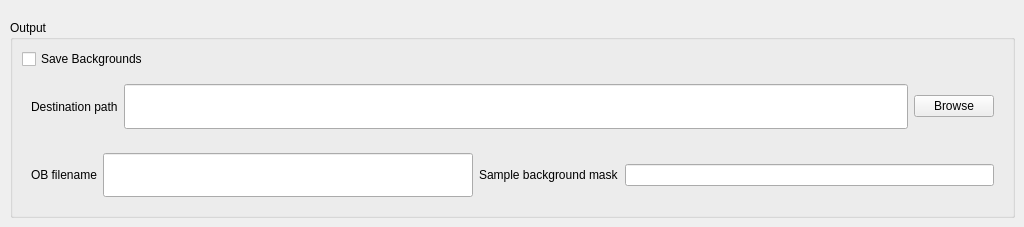
     <widget class="QWidget" name="tab_3">
      <attribute name="title">
       <string>Output</string>
      </attribute>
      <widget class="QGroupBox" name="groupBox_9">
       <property name="geometry">
        <rect>
         <x>10</x>
         <y>20</y>
         <width>1005</width>
         <height>198</height>
        </rect>
       </property>
       <property name="sizePolicy">
        <sizepolicy hsizetype="Minimum" vsizetype="Minimum">
         <horstretch>0</horstretch>
         <verstretch>0</verstretch>
        </sizepolicy>
       </property>
       <property name="title">
        <string>Output</string>
       </property>
       <layout class="QVBoxLayout" name="verticalLayout_6">
        <item>
         <layout class="QHBoxLayout" name="horizontalLayout_27">
          <item>
           <widget class="QCheckBox" name="checkBox_saveBG">
            <property name="text">
             <string>Save Backgrounds</string>
            </property>
           </widget>
          </item>
          <item>
           <spacer name="horizontalSpacer_4">
            <property name="orientation">
             <enum>Qt::Horizontal</enum>
            </property>
            <property name="sizeHint" stdset="0">
             <size>
              <width>40</width>
              <height>20</height>
             </size>
            </property>
           </spacer>
          </item>
         </layout>
        </item>
        <item>
         <widget class="QWidget" name="Qwidget_path" native="true">
          <property name="sizePolicy">
           <sizepolicy hsizetype="Minimum" vsizetype="Minimum">
            <horstretch>0</horstretch>
            <verstretch>0</verstretch>
           </sizepolicy>
          </property>
          <layout class="QHBoxLayout" name="horizontalLayout_28">
           <item>
            <widget class="QLabel" name="label_39">
             <property name="text">
              <string>Destination path</string>
             </property>
            </widget>
           </item>
           <item>
            <widget class="QLineEdit" name="lineEdit_pathBG">
             <property name="sizePolicy">
              <sizepolicy hsizetype="Expanding" vsizetype="Minimum">
               <horstretch>0</horstretch>
               <verstretch>0</verstretch>
              </sizepolicy>
             </property>
            </widget>
           </item>
           <item>
            <widget class="QPushButton" name="pushButton_browseDest">
             <property name="text">
              <string>Browse</string>
             </property>
            </widget>
           </item>
          </layout>
         </widget>
        </item>
        <item>
         <widget class="QWidget" name="Qwidget_names" native="true">
          <property name="sizePolicy">
           <sizepolicy hsizetype="Minimum" vsizetype="Minimum">
            <horstretch>0</horstretch>
            <verstretch>0</verstretch>
           </sizepolicy>
          </property>
          <layout class="QHBoxLayout" name="horizontalLayout_29">
           <item>
            <widget class="QLabel" name="label_40">
             <property name="text">
              <string>OB filename</string>
             </property>
            </widget>
           </item>
           <item>
            <widget class="QLineEdit" name="lineEdit_flatBG">
             <property name="sizePolicy">
              <sizepolicy hsizetype="Expanding" vsizetype="Minimum">
               <horstretch>0</horstretch>
               <verstretch>0</verstretch>
              </sizepolicy>
             </property>
            </widget>
           </item>
           <item>
            <widget class="QLabel" name="label_41">
             <property name="text">
              <string>Sample background mask</string>
             </property>
            </widget>
           </item>
           <item>
            <widget class="QLineEdit" name="lineEdit_sampleBG"/>
           </item>
          </layout>
         </widget>
        </item>
       </layout>
      </widget>
     </widget>
